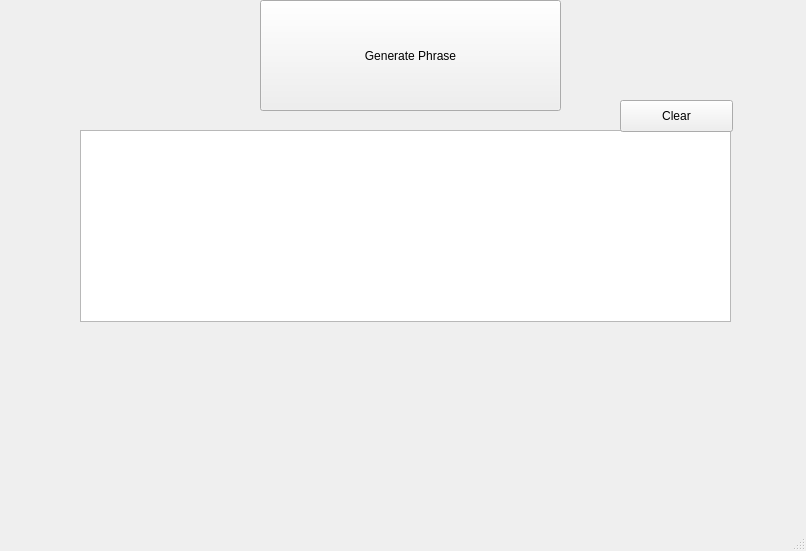
<?xml version="1.0" encoding="UTF-8"?>
<ui version="4.0">
 <class>MainWindow</class>
 <widget class="QMainWindow" name="MainWindow">
  <property name="geometry">
   <rect>
    <x>0</x>
    <y>0</y>
    <width>806</width>
    <height>551</height>
   </rect>
  </property>
  <property name="windowTitle">
   <string>MainWindow</string>
  </property>
  <widget class="QWidget" name="centralwidget">
   <widget class="QPushButton" name="pushButton1">
    <property name="geometry">
     <rect>
      <x>260</x>
      <y>0</y>
      <width>301</width>
      <height>111</height>
     </rect>
    </property>
    <property name="text">
     <string>Generate Phrase</string>
    </property>
   </widget>
   <widget class="QListWidget" name="listWidget">
    <property name="geometry">
     <rect>
      <x>80</x>
      <y>130</y>
      <width>651</width>
      <height>192</height>
     </rect>
    </property>
   </widget>
   <widget class="QPushButton" name="pushButton">
    <property name="geometry">
     <rect>
      <x>620</x>
      <y>100</y>
      <width>113</width>
      <height>32</height>
     </rect>
    </property>
    <property name="text">
     <string>Clear</string>
    </property>
   </widget>
  </widget>
  <widget class="QMenuBar" name="menubar">
   <property name="geometry">
    <rect>
     <x>0</x>
     <y>0</y>
     <width>806</width>
     <height>37</height>
    </rect>
   </property>
  </widget>
  <widget class="QStatusBar" name="statusbar"/>
 </widget>
 <resources/>
 <connections/>
</ui>
